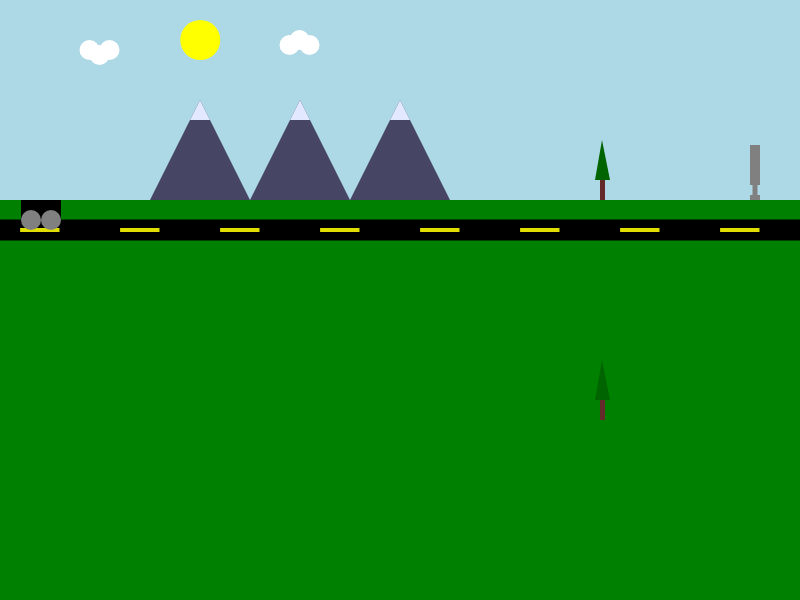
Frame 1 (no input)
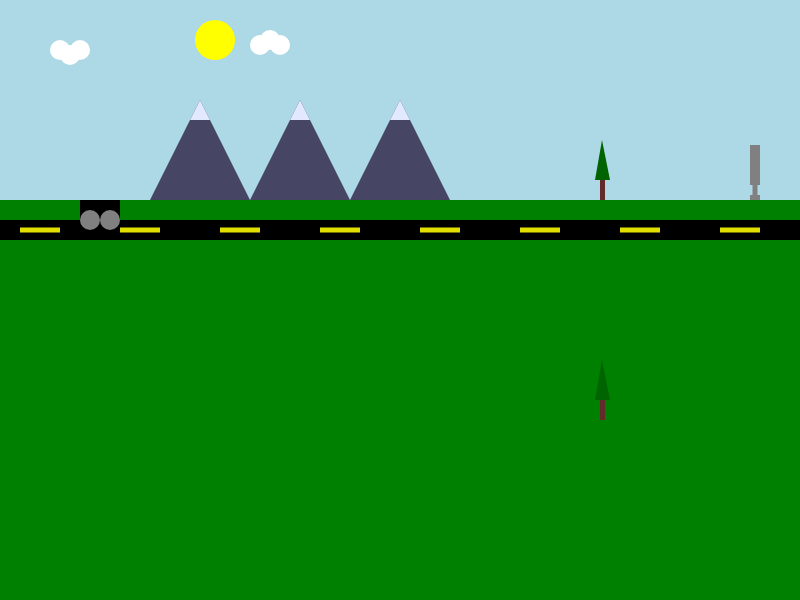
Frame 60 (no input)
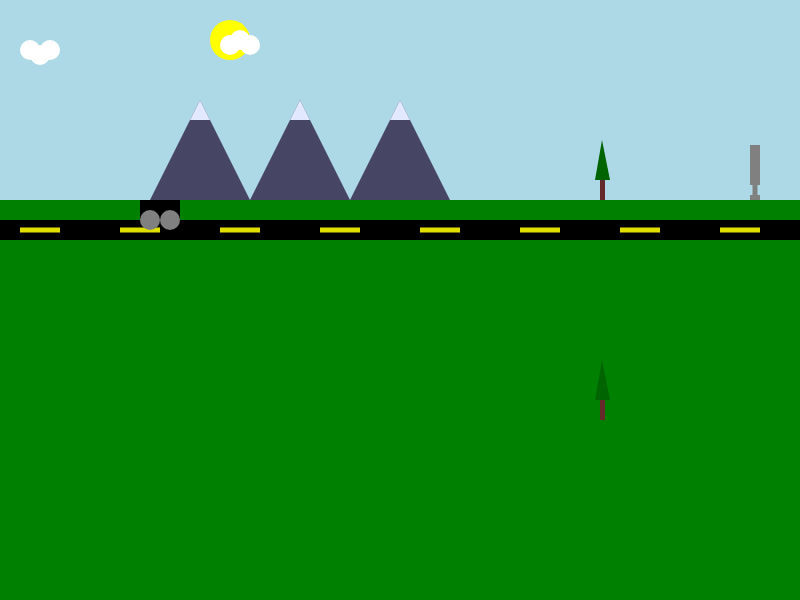
Frame 120 (the mouse pressed at the canvas centre since frame 60)

The p5.js sketch that drew these frames (run headless with seeded random() and noise() and a simulated clock; from frame 60 on, the mouse is pressed at the canvas centre):

// p5.js sketch
// ── sketch.js
let auto1positie = 0;
// let tank1positie = 0;
let wolk1positie = 0;
let wolk2positie = 0;
let zonpostie = 0;
let presscount = 0;

function setup() {
  createCanvas(800, 600);
}

function draw() {
  background(173, 216, 230);

  // CODING VALUES (UNNECESSARY IN THE FINAL PRODUCT)
  // push();
  // fill("black");
  // text("timer:" + timer, 20, 40);
  // text("auto1positie:" + auto1positie, 20, 20);
  // text("wolk1positie:" + wolk1positie, 20, 60);
  // text("wolk2positie:" + wolk2positie, 20, 80);
  // text("zonpositie:" + zonpostie, 700, 20);
  // pop();

  // DE GROND
  push();
  noStroke();
  fill("green");
  rect(0, 200, 800, 600);
  pop();

  // DE ZON
  push();
  zonpostie = zonpostie + 0.25;
  noStroke();
  fill(255, 255, 0);
  circle(zonpostie + 200, 40, 40);
  pop();
  if (zonpostie > 700) {
    zonpostie = -400;
  }

  // AUTOBAAN
  push();
  fill(0, 0, 0);
  rect(0, 220, 800, 20);

  fill(225, 223, 0);
  rect(20, 227.5, 40, 5);
  rect(120, 227.5, 40, 5);
  rect(220, 227.5, 40, 5);
  rect(320, 227.5, 40, 5);
  rect(420, 227.5, 40, 5);
  rect(520, 227.5, 40, 5);
  rect(620, 227.5, 40, 5);
  rect(720, 227.5, 40, 5);
  pop();

  // AUTO'S
  auto1positie++;
  if (auto1positie > 800) {
    auto1positie = -200;
  }
  if (presscount == 2) {
    auto1positie = auto1positie -0.5;
  }
  if (presscount == 3) {
    auto1positie = auto1positie -1;
  }

  // tank1positie = tank1positie + 0.25;
  // if (tank1positie > 800) {
  //   tank1positie = -300
  // }
  // if (presscount == 2) {
  //   tank1positie = tank1positie -0.125;
  // }
  // if (presscount == 3) {
  //   tank1positie = tank1positie -0.25;
  // }

  push();
  noStroke();
  fill(0, 0, 0);
  rect(auto1positie + 20, 200, 40, 20); // DE AUTO

  fill(128, 128, 128);
  circle(auto1positie + 30, 220, 20); // WHEEL 1
  circle(auto1positie + 50, 220, 20); // WHEEL 2
  pop();

  // WOLKEN
  push();
  wolk1positie = wolk1positie - 0.5;
  wolk2positie = wolk2positie - 0.5;
  if (wolk1positie < -400) {
    wolk1positie = 800;
  }
  if (wolk2positie < -200) {
    wolk2positie = 800;
  }
  noStroke();
  fill(255, 255, 255);
  circle(wolk1positie + 300, 40, 20); // WOLK 1
  circle(wolk1positie + 290, 45, 20); // WOLK 1
  circle(wolk1positie + 310, 45, 20); // WOLK 1
  circle(wolk2positie + 90, 50, 20); // WOLK 2
  circle(wolk2positie + 110, 50, 20); // WOLK 2
  circle(wolk2positie + 100, 55, 20); // WOLK 2
  pop();

  // VERKEERSLICHT
  noStroke();
  fill(128, 128, 128);
  rect(750, 145, 10, 40); // PAAL
  rect(752.5, 185, 5, 10); // PAAL
  rect(750, 195, 10, 5); // PAAL

  // COLORLESS
  push();
  if (presscount == 1) {
    fill("black");
  circle(755, 165, 5); // GEEL
  circle(755, 150, 5); // ROOD
  }
  if (presscount == 2) {
    fill("black");
  circle(755, 180, 5); // GROEN
  circle(755, 150, 5); // ROOD
  }
  if (presscount == 3) {
    fill("black");
  circle(755, 180, 5); // GROEN
  circle(755, 165, 5); // GEEL
  }
  pop();

  // COLORED
  if (presscount == 1) {
    fill("green");
  circle(755, 180, 5); // GROEN
  }
  if (presscount == 2) {
    fill("yellow");
  circle(755, 165, 5); // GEEL
  }
  if (presscount == 3) {
    fill("red");
  circle(755, 150, 5); // ROOD
  }

  // BERGEN
  push();
  noStroke();
  fill(70, 70, 100);
  triangle(150, 200, 200, 100, 250, 200); // BERG 1
  triangle(250, 200, 300, 100, 350, 200); // BERG 2
  triangle(350, 200, 400, 100, 450, 200); // BERG 3

  fill(225, 232, 255);
  triangle(190, 120, 200, 100, 210, 120); // PIEK 1
  triangle(290, 120, 300, 100, 310, 120); // PIEK 2
  triangle(390, 120, 400, 100, 410, 120); // PIEK 3
  pop();

  // BOMEN
  push();
  noStroke();
  fill(100, 42, 42);
  rect(600, 180, 5, 20);
  rect(600, 400, 5, 20);

  fill(0, 100, 0);
  triangle(595, 400, 602, 360, 610, 400);
  triangle(595, 180, 602, 140, 610, 180);
  pop();

  // text("deneme", 20, 50);
  // COLOUR TEST
  // fill();
  // rect(20, 20, 5, 5);
}

function keyPressed(){
  if (keyCode === ENTER) {
    presscount++;
    if (presscount > 3) {
      presscount = 1;
    }
  }
}
